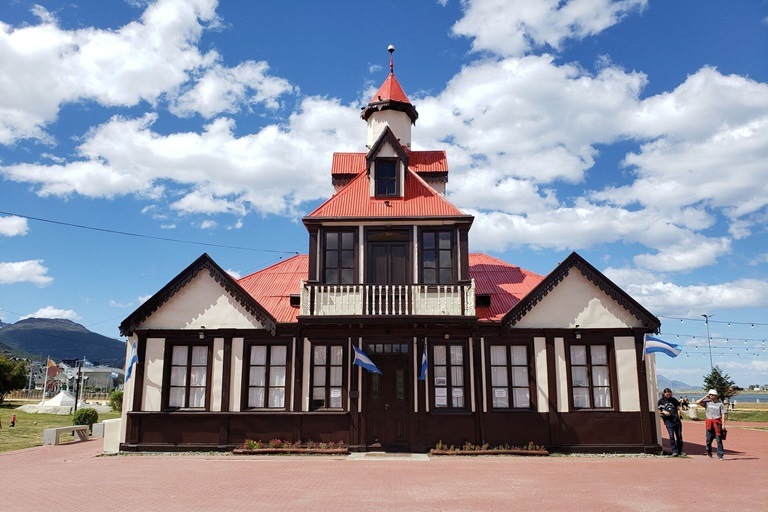
#> input picture Clase6-Sobel-Prewitt-Canny/casa_vieja_ush.jpg, 768 x 512 px
$ jupyter execute canny.ipynb
#> lines starting #> are read from the running program, lines starting #| are printed output that depends on the picture
Canny(imagen, umbral inferior, umbral superior)
Filtro de algorítmo de múltiples etapas

[cell 1]
import cv2
img =cv2.imread('casa_vieja_ush.jpg', cv2.IMREAD_GRAYSCALE)
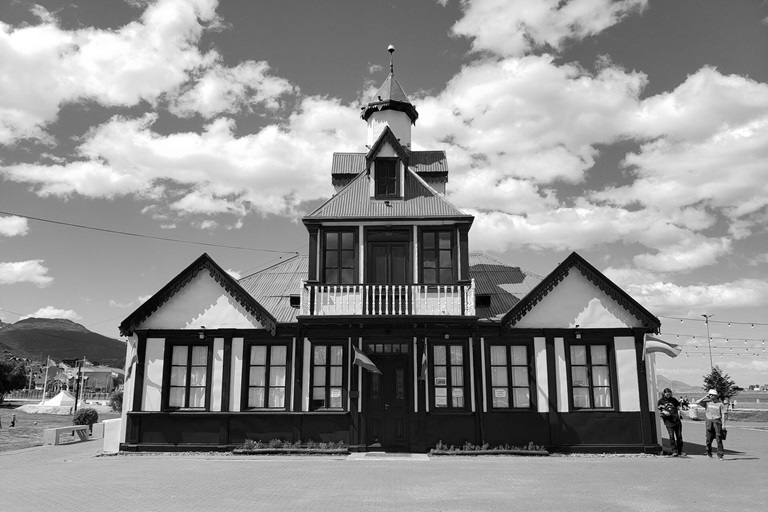
#> img: shape (512, 768); min 0, max 255, mean 144.3
img_canny = cv2.Canny(img, 50, 150)
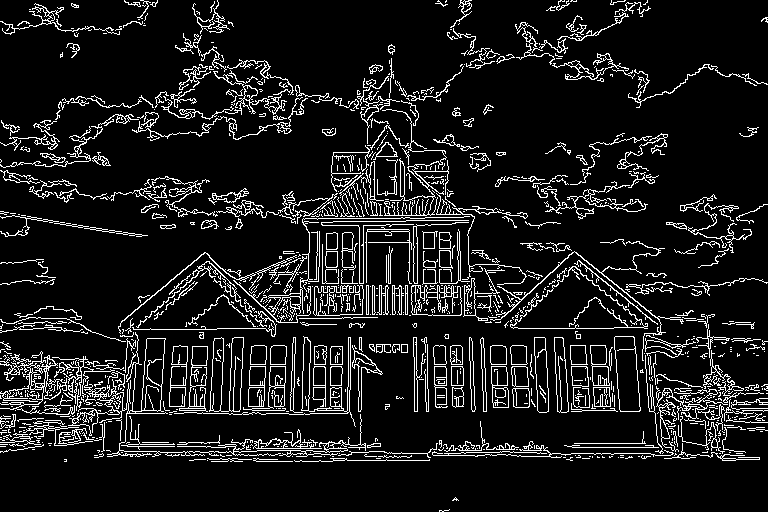
#> img_canny: shape (512, 768); 10.4% white in thin lines or dots

$ run again, with Clase6-Sobel-Prewitt-Canny/bici_antigua.jpg copied over Clase6-Sobel-Prewitt-Canny/casa_vieja_ush.jpg
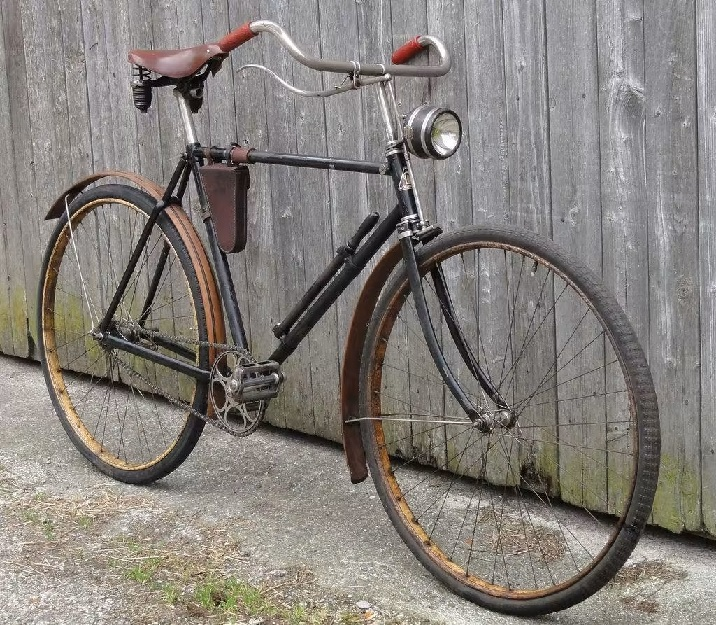
#> input picture Clase6-Sobel-Prewitt-Canny/bici_antigua.jpg, 716 x 625 px
#> `img =cv2.imread('casa_vieja_ush.jpg', cv2.IMREAD_GRAYSCALE)`:
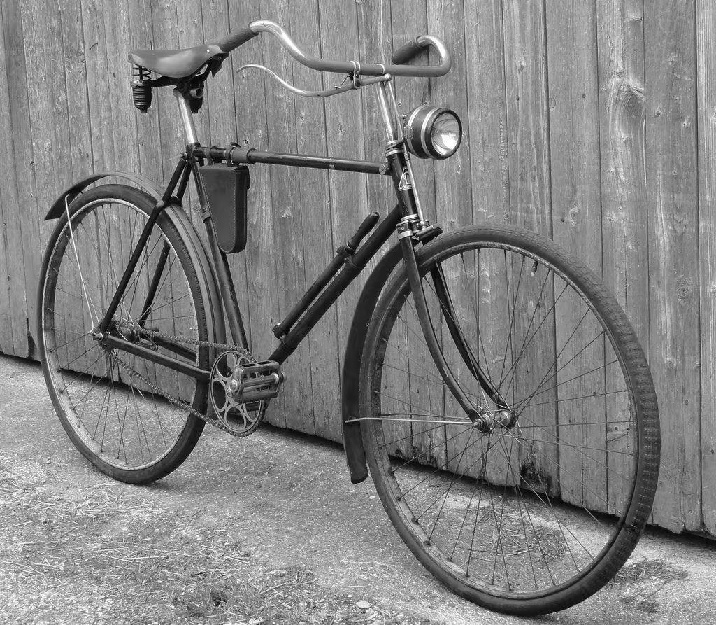
#> img: shape (625, 716); min 0, max 255, mean 130.4
#> `img_canny = cv2.Canny(img, 50, 150)`:
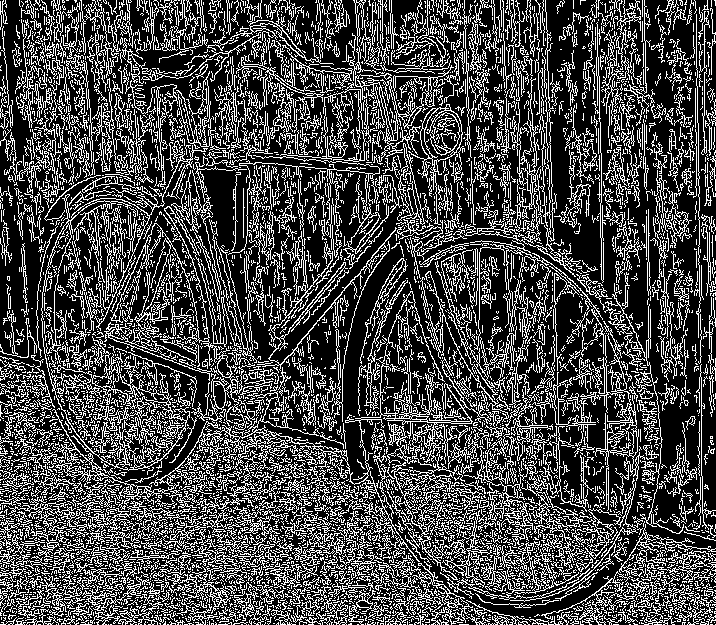
#> img_canny: shape (625, 716); 28.5% white in thin lines or dots
